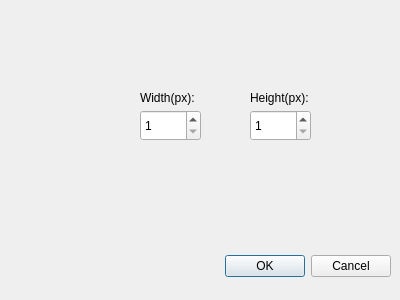
<?xml version="1.0" encoding="UTF-8"?>
<ui version="4.0">
 <class>ResizeDialog</class>
 <widget class="QDialog" name="ResizeDialog">
  <property name="geometry">
   <rect>
    <x>0</x>
    <y>0</y>
    <width>400</width>
    <height>300</height>
   </rect>
  </property>
  <property name="windowTitle">
   <string>Dialog</string>
  </property>
  <widget class="QDialogButtonBox" name="buttonBox">
   <property name="geometry">
    <rect>
     <x>50</x>
     <y>250</y>
     <width>341</width>
     <height>32</height>
    </rect>
   </property>
   <property name="orientation">
    <enum>Qt::Horizontal</enum>
   </property>
   <property name="standardButtons">
    <set>QDialogButtonBox::Cancel|QDialogButtonBox::Ok</set>
   </property>
  </widget>
  <widget class="QLabel" name="labelHeight">
   <property name="geometry">
    <rect>
     <x>250</x>
     <y>90</y>
     <width>61</width>
     <height>16</height>
    </rect>
   </property>
   <property name="text">
    <string>Height(px):</string>
   </property>
  </widget>
  <widget class="QLabel" name="labelWidth">
   <property name="geometry">
    <rect>
     <x>140</x>
     <y>90</y>
     <width>61</width>
     <height>16</height>
    </rect>
   </property>
   <property name="text">
    <string>Width(px):</string>
   </property>
  </widget>
  <widget class="QSpinBox" name="heightSpinBox">
   <property name="geometry">
    <rect>
     <x>250</x>
     <y>110</y>
     <width>61</width>
     <height>31</height>
    </rect>
   </property>
   <property name="minimum">
    <number>1</number>
   </property>
   <property name="maximum">
    <number>1000000</number>
   </property>
  </widget>
  <widget class="QSpinBox" name="widthSpinBox">
   <property name="geometry">
    <rect>
     <x>140</x>
     <y>110</y>
     <width>61</width>
     <height>31</height>
    </rect>
   </property>
   <property name="minimum">
    <number>1</number>
   </property>
   <property name="maximum">
    <number>1000000</number>
   </property>
  </widget>
 </widget>
 <resources/>
 <connections>
  <connection>
   <sender>buttonBox</sender>
   <signal>rejected()</signal>
   <receiver>ResizeDialog</receiver>
   <slot>reject()</slot>
   <hints>
    <hint type="sourcelabel">
     <x>316</x>
     <y>260</y>
    </hint>
    <hint type="destinationlabel">
     <x>286</x>
     <y>274</y>
    </hint>
   </hints>
  </connection>
  <connection>
   <sender>buttonBox</sender>
   <signal>accepted()</signal>
   <receiver>ResizeDialog</receiver>
   <slot>accept()</slot>
   <hints>
    <hint type="sourcelabel">
     <x>248</x>
     <y>254</y>
    </hint>
    <hint type="destinationlabel">
     <x>157</x>
     <y>274</y>
    </hint>
   </hints>
  </connection>
 </connections>
</ui>
